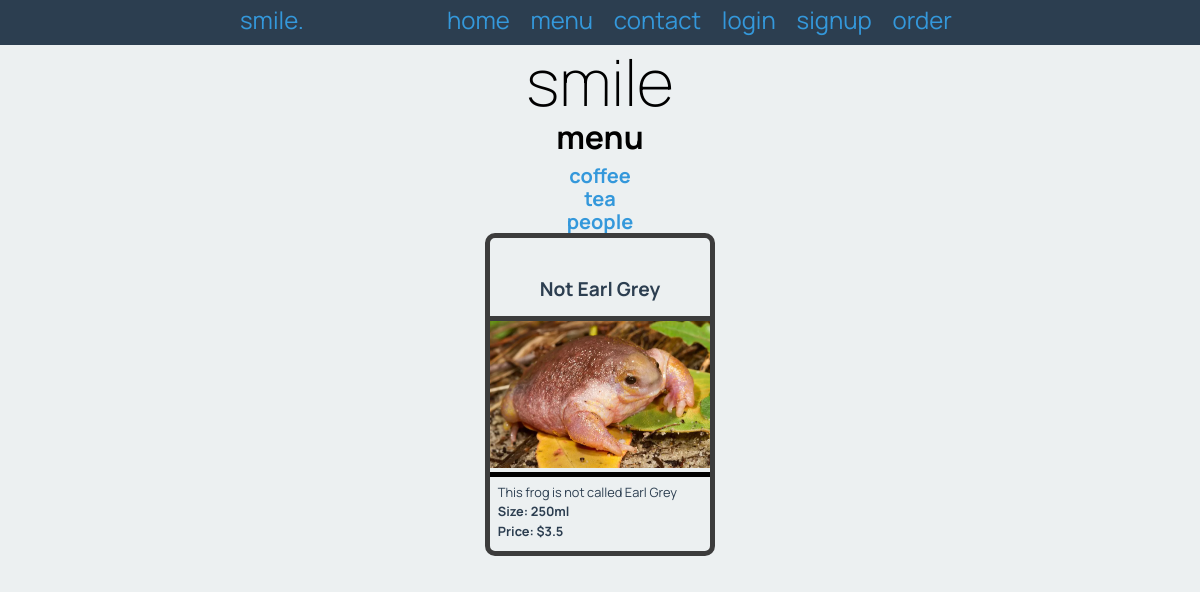
The app's page /menu/2 with its own data.
### tables this page shows
CREATE TABLE "category"
(
    id   integer
        primary key,
    name varchar(20)
);

CREATE TABLE "products"
(
    id          integer
        primary key autoincrement,
    name        varchar(30),
    description varchar(300),
    volume      char(6),
    image       varchar(30),
    price       float
, cat_id integer);

### app.py (the view)
@app.route('/menu/<cat_id>')
def menu_page(cat_id):
    order_start = request.args.get("order")
    if order_start == "start" and not is_ordering():
        session["order"] = []
    product_list = get_list("SELECT id, name, description, volume, image, price FROM products WHERE cat_id=?", (cat_id, ))
    category_list = get_list("SELECT id, name FROM category", "")
    print(product_list)
    return render_template("menu.html", products=product_list, categories=category_list, logged_in=is_logged_in(),
                           ordering=is_ordering())

### app.py (called while the page is built)
def create_connection(db_file):
    try:
        connection = sqlite3.connect(db_file)
        return connection
    except Error as e:
        print(e)
    return None

def get_list(query, execute):
    con = create_connection(DATABASE)
    cur = con.cursor()
    cur.execute(query, execute)
    category_list = cur.fetchall()
    con.close()
    return category_list

def is_logged_in():
    if session.get("email") is None:
        print("not logged in")
        return False
    else:
        print(session.get("email"))
        print("logged in")
        return True

def is_ordering():
    if session.get("order") is None:
        return False
    else:
        return True

### templates/menu.html (shortened to what this page needs)
{% extends 'base.html' %}
{% block pageheading %}
menu
{% endblock %}
{% block main %}
    <div class="category-menu">
        <ul>
            {% for category in categories %}
            <li><a href="{{ category[0] }}">{{ category[1] }}</a></li>
            {% endfor %}
        </ul>
    </div>
    <form method="POST">
    <div class="products">
        {% for coffee in products %}
        <div class="product-box">
            <div class="product-box-heading">
                <h3>{{ coffee[1] }}</h3>
            </div>
            <div class="product-box-image">
                <img src="/static/images/{{ coffee[4] }}.jpg">
            </div>
            <div class="product-box-info">
                <p>{{ coffee[2] }}</p>
                <p><strong>Size: {{ coffee[3] }}</strong></p>
                <p><strong>Price: ${{ coffee[5] }}</strong></p>
            </div>
        </div>
        {% endfor %}
    </div>
    </form>
{% endblock %}

### static/smile.css (style rules this page uses)
* { font-family: 'Manrope', sans-serif; padding: 0; margin: 0; box-sizing: border-box; }
body { background-color: rgba(236, 240, 241, 1.0); }
img { max-width: 100%; }
h3, h4 { text-align: center; margin: 2rem 0 0.5rem 0; }
ul { font-weight: bold; font-size: 20px; text-align: center; list-style-type: none; }
a, a:visited { color: rgba(52, 152, 219, 1.0); text-decoration: none; }
.products { display: flex; flex-wrap: wrap; justify-content: space-evenly; }
.product-box { width: 32%; border: 5px solid rgba(60, 60, 60, 1.0); border-radius: 10px; color: rgba(44, 62, 80, 1.0); margin-bottom: 0.5rem; }
.product-box-heading { padding: 0.5rem; }
.product-box-image { max-height: 250px; object-fit: cover; overflow: clip; border-top: 5px solid rgba(60, 60, 60, 1); border-bottom: 5px solid black; }
.product-box-info { padding: 0.5rem; }
.product-box h3 { font-size: 1.2rem; text-align: center; }
.product-box p { font-size: 0.8rem; margin-bottom: 0.3rem; }

### records on screen
category: name "coffee"
category: name "tea"
category: name "people"
products: name "Not Earl Grey", image (picture), description "This frog is not called Earl Grey", volume "250ml", price "3.5"
